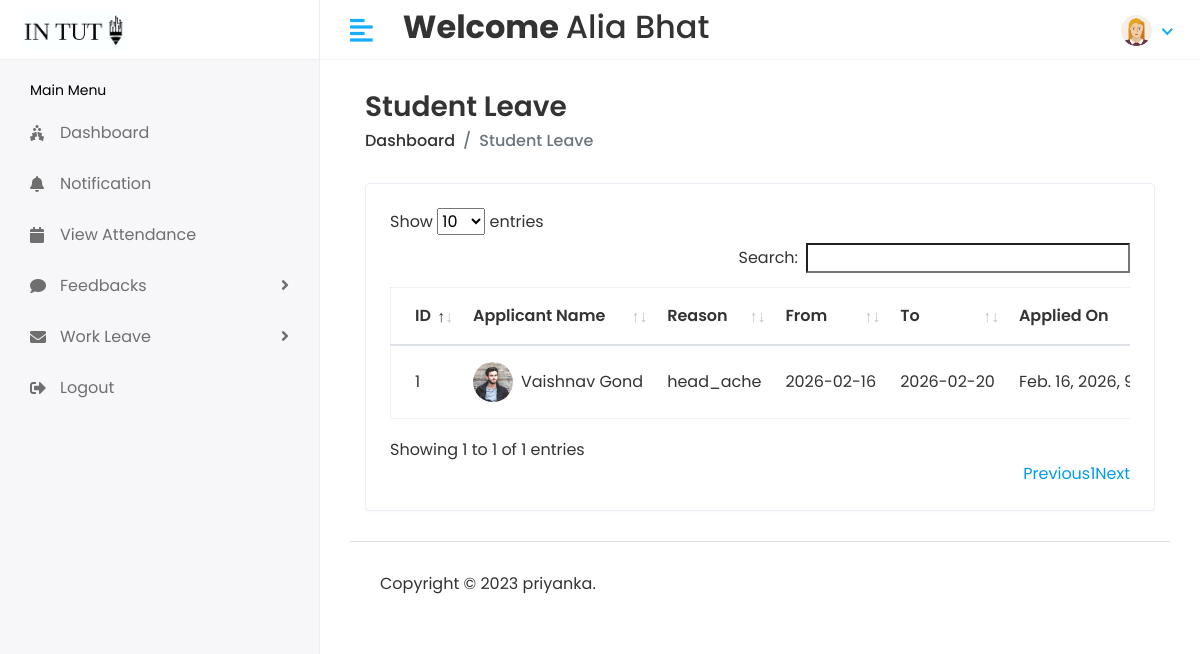
The page /Hod/student/leave (signed in) on the database as committed earlier.
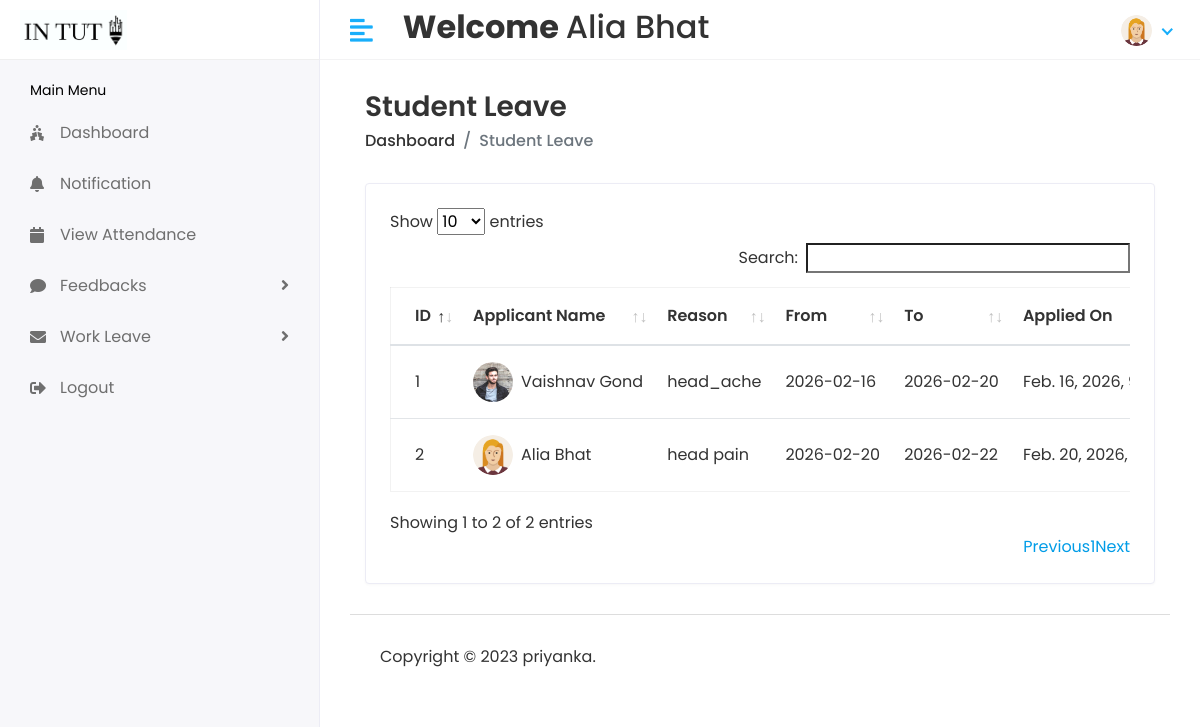
The same page on the database as committed later.
### stuapp/models.py (models this page shows, shortened)
class CustomUser(AbstractUser):
    USER={
        (1,'HOD'),(2,'STAFF'),(3,'STUDENT')
    }
    user_type=models.CharField(choices=USER,max_length=100,default=1)
    profile_pic=models.ImageField(upload_to='media/profile_pic')

class StudentLeave(models.Model):
    studentID=models.ForeignKey(Student,on_delete=models.CASCADE)
    fromdate=models.CharField(max_length=20)
    todate=models.CharField(max_length=20)
    status=models.IntegerField(default=0)
    message=models.TextField()
    created_at=models.DateTimeField(auto_now_add=True)

class Student(models.Model):
    admin=models.OneToOneField(CustomUser,on_delete=models.CASCADE)
    address=models.TextField()
    gender=models.CharField(max_length=100)
    branch_id=models.ForeignKey(Branch,on_delete=models.DO_NOTHING)
    acad_year_id=models.ForeignKey(Acad_year,on_delete=models.DO_NOTHING)
    created_at = models.DateTimeField(default=timezone.now)
    updated_at = models.DateTimeField(default=timezone.now)
    studentmob=models.CharField(max_length=100,default="0")
    parentmob=models.CharField(max_length=100,default="0")
    dob=models.DateField(default=datetime.now)

### student/hodviews.py (the view)
# urls.py: path('Hod/student/leave',hodviews.hodstudentleave,name='hodstudentleave'),
@login_required(login_url='/')
def hodstudentleave(request):
    student=StudentLeave.objects.all()
    return render(request,'hod/studentleave.html',{'list':student})

### templates/hod/studentleave.html (shortened to what this page needs)
{% extends 'base.html' %}
{% block content %}
{% load static %}
<div class="content container-fluid">
   <div class="page-header">
      <div class="row align-items-center">
         <div class="col">
            <h3 class="page-title">Student Leave </h3>
            <ul class="breadcrumb">
               <li class="breadcrumb-item"><a href="{% url 'hodhome'%}">Dashboard</a></li>
               <li class="breadcrumb-item active">Student Leave</li>
            </ul>
         </div>
      </div>
   </div>
   <div class="row">
      <div class="col-sm-12">
         <div class="card card-table">
            <div class="card-body">
               <div class="table-responsive">
                  <table id="table_id" class="table table-hover table-center mb-0">
                     <thead>
                        <tr>
                            <th>ID</th>
                            <th>Applicant Name </th>
                           <th>Reason</th>
                           <th>From</th>
                           <th>To</th>
                           <th>Applied On </th>
                        </tr>
                     </thead>
                     <tbody>
                        {% for i in list %}
                        <tr>
                           <td>{{i.id}}</td>
                            <td>
                                <h2 class="table-avatar">
                                   <a href="{% url 'viewstudent' i.studentID.id %}" class="avatar avatar-sm mr-2"><img class="avatar-img rounded-circle" src="/{{i.studentID.admin.profile_pic}}" alt="User Image"></a>
                                   <a href="{% url 'viewstudent' i.studentID.id %}">{{i.studentID.admin.first_name}}&nbsp;{{i.studentID.admin.last_name}}</a>
                                </h2>
                             </td>
                            <td>{{i.message}}</td>
                           <td>{{i.fromdate}}</td>
                           <td>{{i.todate}}</td>
                           <td>{{i.created_at}}</td>
                        </tr>
                        {% endfor %}
                     </tbody>
                  </table>
               </div>
            </div>
         </div>
      </div>
   </div>
</div>
{% endblock %}

### templates/base.html (shortened to what this page needs)
<!DOCTYPE html>
<html lang="en">
{% load static %}
   <head>
      <link rel="stylesheet" href="{% static 'assets/plugins/bootstrap/css/bootstrap.min.css' %}">
      <link rel="stylesheet" href="{% static 'assets/plugins/fontawesome/css/fontawesome.min.css' %}">
      <link rel="stylesheet" href="{% static 'assets/plugins/fontawesome/css/all.min.css' %}">
      <link rel="stylesheet" href="{% static 'assets/css/style.css' %}">
       <link rel="stylesheet" href="{% static 'assets/plugins/datatables/datatables.min.css' %}">
   </head>
   <body>
<div class="main-wrapper">
       {% include 'includes/header.html' %}
         {% include 'includes/sidebar.html' %}
<div class="page-wrapper">
     <div class="content container-fluid">
         {% block content %}
         {% endblock %}
          {% include 'includes/footer.html' %}
      </div>
</div>
   </body>
</html>

### templates/includes/header.html (shortened to what this page needs)
{% load static %}
<div class="header" >
    <div class="header-left" style="background-color:white">
        {% if user.user_type == '1' %}
        <a href="{% url 'hodhome'%}" class="logo container" >
            <img src="{% static 'assets/img/logo1big.png'%}" width="300px" height="100px" alt="Logo">
        </a>
        {% elif user.user_type == '2' %}
        <a href="{% url 'staffhome'%}" class="logo">
            <img src="{% static 'assets/img/logo1big.png'%}" alt="Logo">
        </a>
        {% else %}
        <a href="{% url 'studenthome'%}" class="logo">
            <img src="{% static 'assets/img/logo1big.png'%}" alt="Logo">
        </a>
        {% endif %}
    </div>
    <a href="javascript:void(0);" id="toggle_btn">
        <i class="fas fa-align-left"></i>
    </a>
    <div class="top-nav-search my-2">
        <h2><strong> Welcome </strong> {{user.first_name}} {{user.last_name}} </h2>
    </div>
    <ul class="nav user-menu">
        <li class="nav-item dropdown has-arrow">
            <a href="#" class="dropdown-toggle nav-link" data-toggle="dropdown">
                {% if user.profile_pic == "" %}
                <span class="user-img"><img class="rounded-circle" src="{% static 'assets/img/noimg.jpg' %}" width="31"
                        ></span>
                {% else %}
                <span class="user-img"><img class="rounded-circle" src="/{{user.profile_pic}}" width="31"
                        alt="Ryan Taylor"></span>
                {% endif %}
            </a>
        </li>
    </ul>
</div>

### templates/includes/sidebar.html (shortened to what this page needs)
{% load active_link_tags %}
<div class="sidebar" id="sidebar">
   <div class="sidebar-inner slimscroll">
       <div id="sidebar-menu" class="sidebar-menu">
          {% if user.user_type == '1' %}
          <ul>
             <li class="menu-title" style="color :black;">
                <span>Main Menu</span>
             </li>
             <li class=" {% active_link 'hodhome' 'active'%}" >
                <a href="{% url 'hodhome'%}"><i class="fas fa-holly-berry"></i><span> Dashboard</span> </a>
             </li>
             <li class="submenu {% active_link 'studentlist' 'active'%} {% active_link 'addstudent' 'active'%} ">
                <a href="#"><i class="fas fa-user-graduate"></i> <span> Students</span> <span class="menu-arrow"></span></a>
                <ul>
                   <li><a href="{% url 'studentlist'%}">Student List</a></li>
                   <li><a href="{% url 'addstudent'%}">Student Add</a></li>
                </ul>
             </li>
             <li class="submenu {% active_link 'stafflist' 'active'%} {% active_link 'addstaff' 'active'%} ">
                <a href="#"><i class="fas fa-chalkboard-teacher"></i> <span> Staffs</span> <span class="menu-arrow"></span></a>
                <ul>
                  <li><a href="{% url 'stafflist'%}">Staff List</a></li>
                  <li><a href="{% url 'addstaff'%}">Staff Add</a></li>
                </ul>
             </li>
             <li class="submenu {% active_link 'branchlist' 'active'%} {% active_link 'addbranch' 'active'%} ">
               <a href="#"><i class="fa fa-graduation-cap"></i> <span> Branch</span> <span class="menu-arrow"></span></a>
                <ul>
                   <li><a href="{% url 'branchlist' %}">Branch List</a></li>
                   <li><a href="{% url 'addbranch'%}">Add Branch </a></li>
                </ul>
             </li>
             <li class="submenu {% active_link 'subjectlist' 'active'%} {% active_link 'addsubject' 'active'%} ">
               <a href="#"><i class="fas fa-book-reader"></i> <span> Subjects</span> <span class="menu-arrow"></span></a>
                <ul>
                   <li><a href="{% url 'subjectlist'%}">Subject List</a></li>
                   <li><a href="{% url 'addsubject' %}">Add Subject </a></li>
                </ul>
             </li>
             <li class="submenu {% active_link 'academiclist' 'active'%} {% active_link 'addacademic' 'active'%}">
               <a href="#"><i class="fa fa-clock"></i> <span> Academic Year</span> <span class="menu-arrow"></span></a>
                <ul>
                   <li><a href="{% url 'academiclist'%}">Academic Year List</a></li>
                   <li><a href="{% url 'addacademic'%}"> Add Academic Year</a></li>
                </ul>
             </li>
             <li class="submenu {% active_link 'staffnotification' 'active'%} {% active_link 'studentnotification' 'active'%}">
               <a href="#"><i class="fa fa-bell"></i> <span> Send Notifications</span> <span class="menu-arrow"></span></a>
                <ul>
                   <li><a href="{% url 'staffnotification'%}"><i class="fas fa-chalkboard-teacher"> </i><span> Send Notifications (Staff)</span> </a></li>
                   <li><a href="{% url 'studentnotification'%}"><i class="fas fa-user-graduate"> </i><span> Send Notifications (Student)</span> </a></li>
                </ul>
             </li>
             <li >
               <a href="{% url 'hodattendance'%}"><i class="fas fa-comments"></i> <span> View Student Attendance</span> </a>
            </li>
             <li >
               <a href="{% url 'stfeedback'%}"><i class="fas fa-comments"></i> <span> Student Feedback</span> </a>
            </li>
             <li  class=" {% active_link 'hodstudentleave' 'active' %}">
               <a href="{% url 'hodstudentleave'%}"><i class="fas fa-user-graduate"></i> <span> Student Leave</span> </a>
            </li>
            <li >
               <a href="{% url 'sfeedback'%}"><i class="fas fa-comments"></i> <span> Staff Feedback</span> </a>
            </li>
             <li  class=" {% active_link 'hodstaffleave' 'active' %}">
                <a href="{% url 'hodstaffleave'%}"><i class="fas fa-envelope"></i> <span> Staff Leave</span> </a>
             </li>
             <li >
                <a href="{% url 'dologout'%}"><i class="fas fa-sign-out-alt"></i> <span> Logout</span> </a>
             </li>
            </ul>
            {% else %}
            <ul>
               <li class="menu-title" style="color :black;">
                  <span>Main Menu</span>
               </li>
               <li class=" {% active_link 'studenthome' 'active'%}" >
                  <a href="{% url 'studenthome'%}"><i class="fas fa-holly-berry"></i><span> Dashboard</span> </a>
               </li>
               <li class=" {% active_link 'stnotification' 'active'%}" >
                <a href="{% url 'stnotification'%}"><i class="fas fa-bell "></i> <span> Notification</span> </a>
               </li>
               <li class=" {% active_link 'stviewattendance' 'active'%}" >
                  <a href="{% url 'stviewattendance'%}"><i class="fas fa-calendar"></i><span> View Attendance</span> </a>
               </li>
               <li class="submenu {% active_link 'studentfeedback' 'active'%} {% active_link 'studentfeedbacklist' 'active'%} ">
                  <a href="#"><i class="fas fa-comment"></i> <span> Feedbacks</span> <span class="menu-arrow"></span></a>
               <li class="submenu {% active_link 'studentleave' 'active'%} {% active_link 'leavelist' 'active'%} ">
                  <a href="#"><i class="fas fa-envelope"></i> <span> Work Leave</span> <span class="menu-arrow"></span></a>
               <li >
                  <a href="{% url 'dologout'%}"><i class="fas fa-sign-out-alt"></i> <span> Logout</span> </a>
               </li>
            </ul>
            {% endif %}
         </div>
    </div>
 </div>

### templates/includes/footer.html
<footer>
    <p>Copyright © 2023 priyanka.</p>
</footer>

Rows that differ between the two databases and show on the page:
added StudentLeave: id "2", studentID.admin.profile_pic (picture), studentID.admin.first_name "Alia", studentID.admin.last_name "Bhat", message "head pain", fromdate "2026-02-20", todate "2026-02-22", created_at "Feb. 20, 2026,…"
Other text that changed with them:
text written by a page script: "Show entries Search: Showing 1 to 1 of 1 entries Previous 1 Next" → "Show entries Search: Showing 1 to 2 of 2 entries Previous 1 Next"
